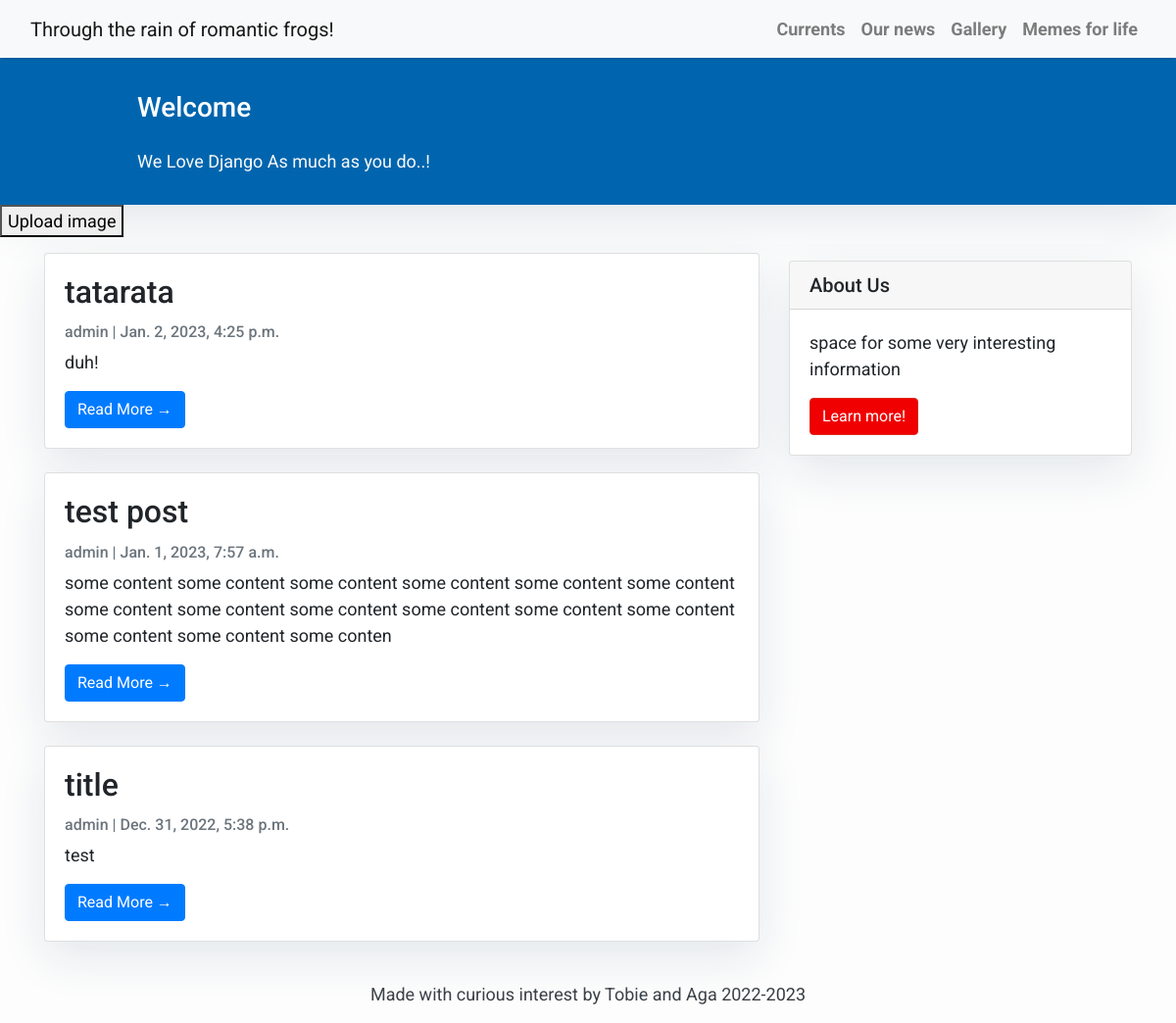
/, run on an earlier commit of the app's database.
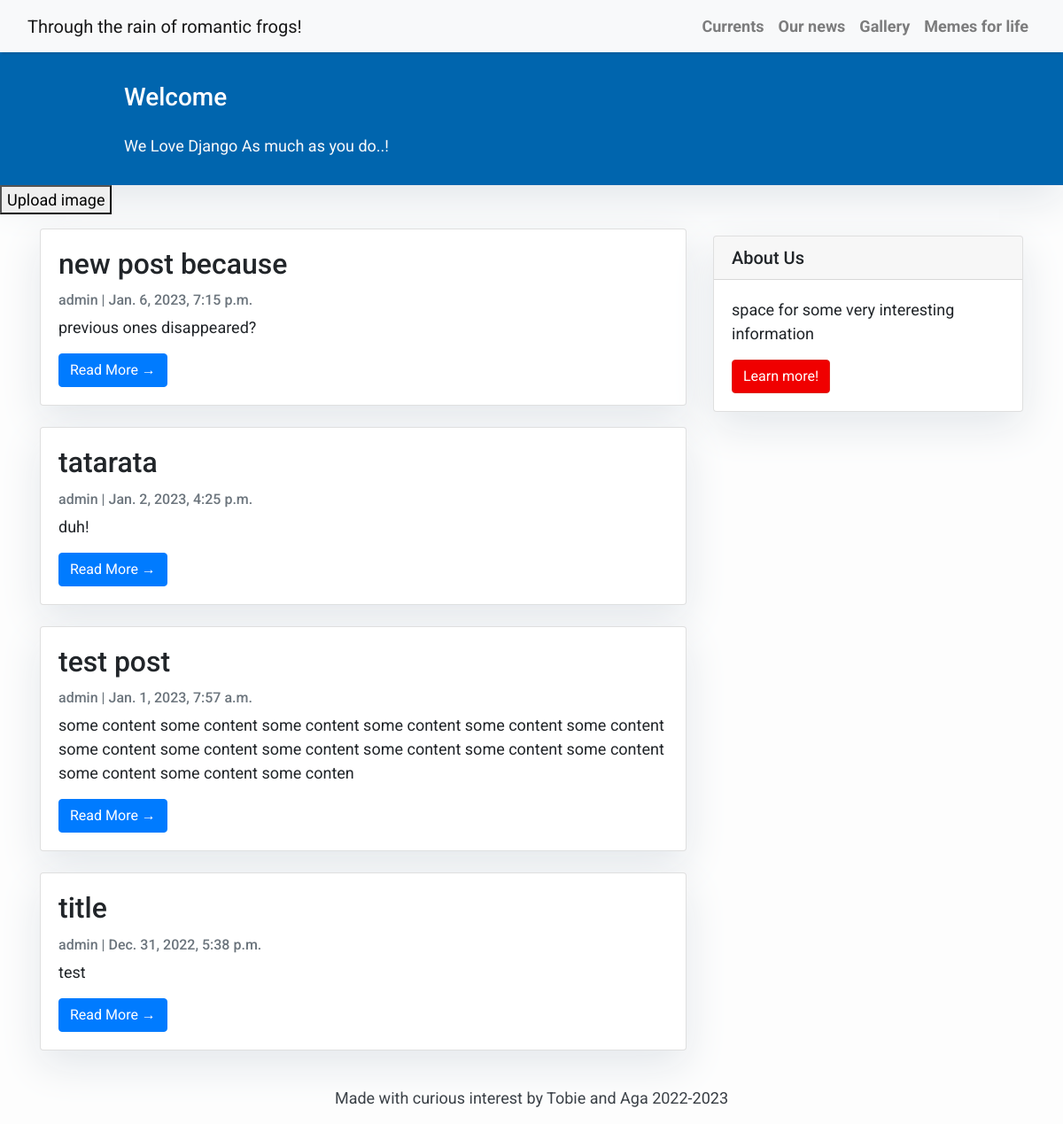
And on a later commit of the database.
### blog/models.py (models this page shows, shortened)
class Post(models.Model):
    title = models.CharField(max_length=200, unique=True)
    slug = models.SlugField(max_length=200, unique=True)
    author = models.ForeignKey(User, on_delete= models.CASCADE,related_name='blog_posts')
    updated_on = models.DateTimeField(auto_now= True)
    content = models.TextField()
    created_on = models.DateTimeField(auto_now_add=True)
    status = models.IntegerField(choices=STATUS, default=0)
    class Meta:
        ordering = ['-created_on']

### blog/views.py (the view)
# urls.py: path('', views.PostList.as_view(), name='home'),
class PostList(generic.ListView):
    queryset = Post.objects.filter(status=1).order_by('-created_on')
    template_name = 'index.html'

### templates/index.html (shortened to what this page needs)
{% extends "base.html" %}
{% block content %}
<header class="masthead">
    <div class="container">
        <div class="row">
            <div class=" col-md-8 col-md-10 mx-auto">
                <div class="site-heading">
                    <h3 class=" site-heading my-4 mt-3 text-white">Welcome</h3>
                    <p class="text-light">We Love Django As much as you do..! &nbsp
                    </p>
                </div>
            </div>
        </div>
    </div>
</header>
    <form method="post" enctype="multipart/form-data">
        <button type="submit">Upload image</button>
    </form>
<div class="container">
    <div class="row">
        <div class="col-md-8 mt-3 left">
            {% for post in post_list %}
            <div class="card mb-4">
                <div class="card-body">
                    <h2 class="card-title">{{ post.title }}</h2>
                    <p class="card-text text-muted h6">{{ post.author }} | {{ post.created_on }} </p>
                    <p class="card-text">{{post.content|slice:":200" }}</p>
                    <a href="{% url 'post_detail' post.slug  %}" class="btn btn-primary">Read More &rarr;</a>
                </div>
            </div>
            {% endfor %}
        </div>
        {% block sidebar %} {% include 'sidebar.html' %} {% endblock sidebar %}
    </div>
</div>
{%endblock%}

### templates/base.html (shortened to what this page needs)
<!DOCTYPE html>
<html>
    <head>
        <link rel="stylesheet" href="https://maxcdn.bootstrapcdn.com/bootstrap/4.0.0/css/bootstrap.min.css"
 />
    </head>
    <body>
        <nav class="navbar navbar-expand-lg navbar-light bg-light shadow" id="mainNav">
            <div class="container-fluid">
                <a class="navbar-brand" href="{% url 'home' %}">Through the rain of romantic frogs!</a>
                <div class="collapse navbar-collapse" id="navbarResponsive">
                    <ul class="navbar-nav ml-auto">
                        <li class="nav-item text-black">
                            <a class="nav-link text-black font-weight-bold" href="#">Currents</a>
                        </li>
                        <li class="nav-item text-black">
                            <a class="nav-link text-black font-weight-bold" href="#">Our news</a>
                        </li>
                        <li class="nav-item text-black">
                            <a class="nav-link text-black font-weight-bold" href="#">Gallery</a>
                        </li>
                        <li class="nav-item text-black">
                            <a class="nav-link text-black font-weight-bold" href="#">Memes for life</a>
                        </li>
                    </ul>
                </div>
            </div>
        </nav>
        {% block content %}{% endblock content %}
        <footer class="py-3 bg-grey">
            <p class="m-0 text-dark text-center ">Made with curious interest by Tobie and Aga 2022-2023</p>
        </footer>
    </body>
</html>

### templates/sidebar.html (shortened to what this page needs)
{% block sidebar %}
        <div class="col-md-4 float-right ">
            <div class="card my-4">
                <h5 class="card-header">About Us</h5>
                <div class="card-body">
                    <p class="card-text">space for some very interesting information</p>
                    <a href="{% url 'about' %}"
                        class="btn btn-danger">Learn more!</a>
                </div>
            </div>
        </div>
{% endblock sidebar %}

### templates/base.html (style rules this page uses)
body { font-family: "Roboto", sans-serif; font-size: 17px; background-color: #fdfdfd; }
.shadow { box-shadow: 0 4px 2px -2px rgba(0, 0, 0, 0.1); }
.btn-danger { color: #fff; background-color: #f00000; border-color: #dc281e; }
.masthead { background: #0065ae; height: auto; padding-bottom: 15px; box-shadow: 0 16px 48px #E3E7EB; padding-top: 10px; }

### templates/index.html (style rules this page uses)
body { font-family: "Roboto", sans-serif; font-size: 18px; background-color: #fdfdfd; }
.card { box-shadow: 0 16px 48px #E3E7EB; }

### templates/sidebar.html (style rules this page uses)
.card { box-shadow: 0 16px 48px #E3E7EB; }

What changed in the data, as far as the page shows it:
added Post: title "new post because", author "admin", created_on "Jan. 6, 2023, 7:15 p.m.", content "previous ones disappeared?"
